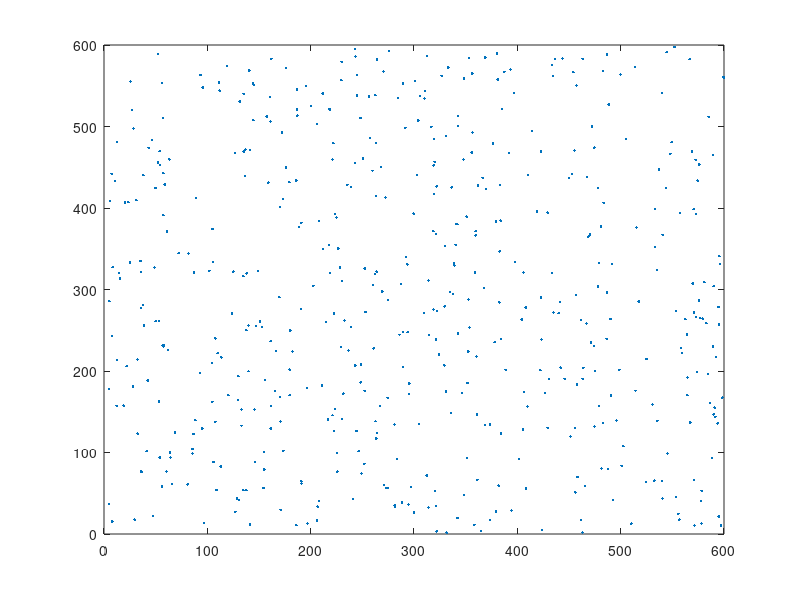

Source code (MATLAB):
clc
lambda = 20;
rows = 5;
columns = 5;
unitWidth = 120;
poissonRandomNumbers= poissrnd(lambda, rows,columns)
retMatrix = [];
for ii = 1:inf
    

    for i = 1:rows
        for j = 1:columns % For every poisson random number indicating the total nodes in a region, generate a 2D coordinate for each node. 
            randomCoordinates = rand(poissonRandomNumbers(i,j), 2);
            scalerMatrix = [unitWidth 0; 0 unitWidth];
            for l = 1:poissonRandomNumbers(i,j) % the nodes position is mapped to a larger 2D plane.
                randomCoordinates(l,1) = randomCoordinates(l,1)*unitWidth + (i-1)*unitWidth;
                randomCoordinates(l,2) = randomCoordinates(l,2)*unitWidth + (j-1)*unitWidth;
            end
            retMatrix = [ retMatrix' randomCoordinates']';
        end
    end

    NodesCount = sum(sum(poissonRandomNumbers))
    DesiredLinkCount = 0;
    for it1 = 1:NodesCount
        for it2 = 1:NodesCount
           distance = sqrt ((retMatrix(it1,1)-retMatrix(it2,1))^2 + (retMatrix(it1,2)-retMatrix(it2,2))^2);
           if distance >= 44 && distance <=68
               distance
               DesiredLinkCount = DesiredLinkCount + 1;
               break;
           end
        end
    end

    if DesiredLinkCount/NodesCount >= 0.5
        fileId = fopen('data.txt', 'w');
        fprintf( fileId, '%2.6f %2.6f 0 \n', retMatrix');

        plot(retMatrix(:, 1), retMatrix(: , 2 ), '.')
        sum(sum(poissonRandomNumbers))
        break;
    end
end
